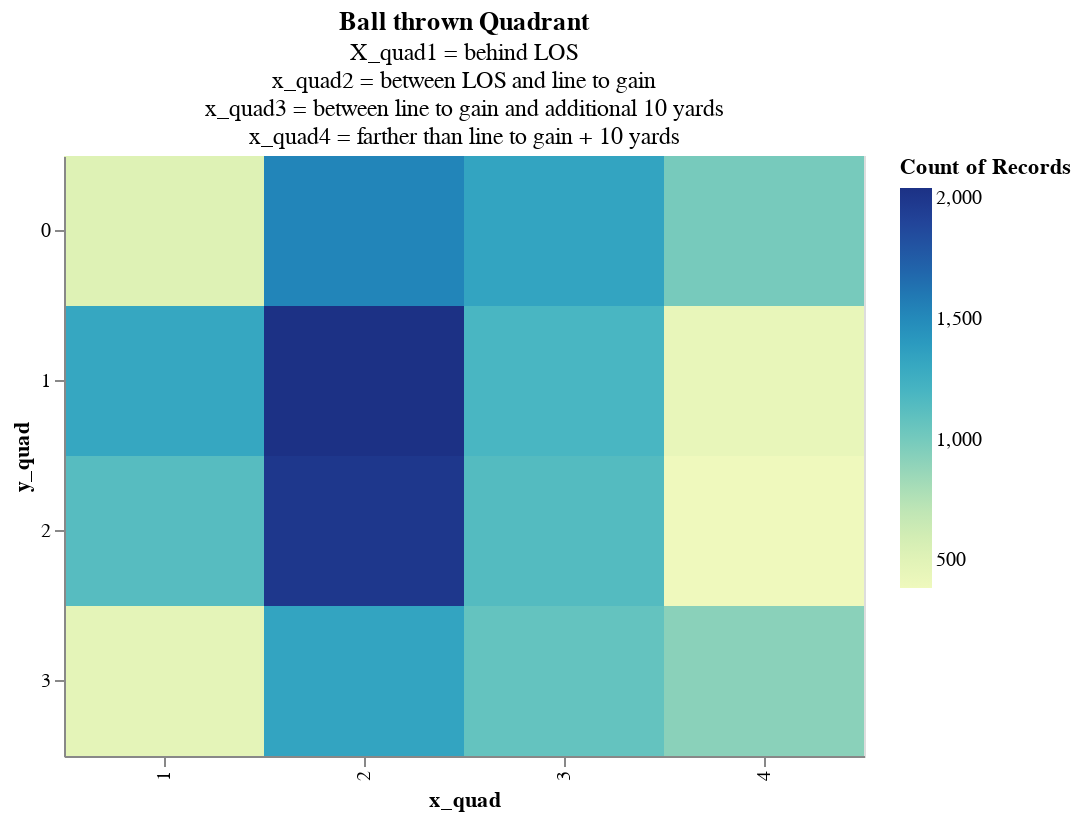

The cell this chart's notebook holds for it:
### Code cell
import ball_movement
import importlib
importlib.reload(ball_movement)
from ball_movement import ball_quadrants, make_quad_chart

quads = ball_quadrants(positions,4)

make_quad_chart(quads)

### Figure 1 — Vega-Lite specification as saved in the notebook (floating-point values rounded to 4 significant figures; data arrays with more than 128 entries replaced by an {"elided": "..."} marker saying what was removed)
{"config": {"view": {"continuousWidth": 400, "continuousHeight": 300}}, "data": {"name": "data-a05599711106b18c94dbf246af3c7d2a"}, "mark": "rect", "encoding": {"color": {"type": "quantitative", "aggregate": "count"}, "x": {"type": "ordinal", "field": "x_quad"}, "y": {"type": "ordinal", "field": "y_quad"}}, "height": 300, "title": {"text": ["Ball thrown Quadrant"], "subtitle": ["X_quad1 = behind LOS", "x_quad2 = between LOS and line to gain", "x_quad3 = between line to gain and additional 10 yards", "x_quad4 = farther than line to gain + 10 yards"]}, "width": 400, "$schema": "https://vega.github.io/schema/vega-lite/v4.8.1.json", "datasets": {"data-a05599711106b18c94dbf246af3c7d2a": {"elided": "17843 records"}}}
